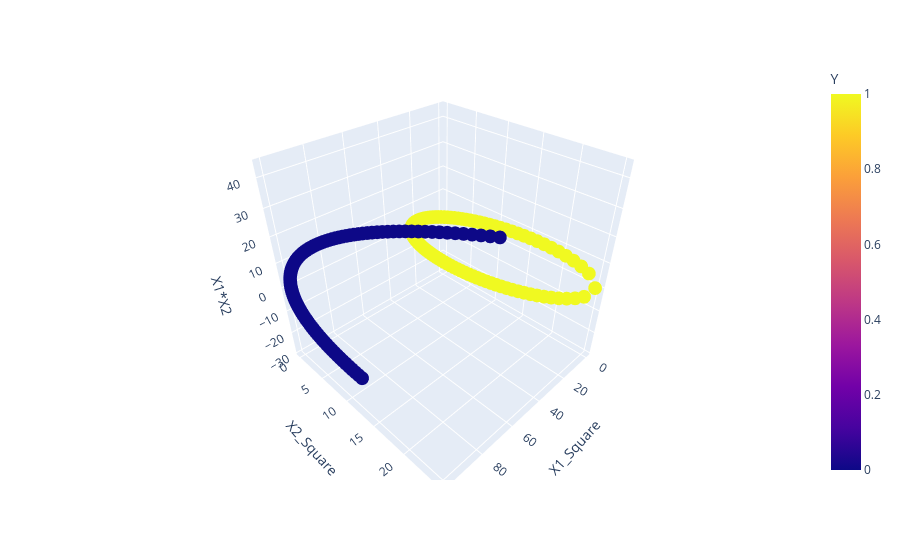

Notebook code cell kept with this figure:
### Code cell
fig = px.scatter_3d(df,x='X1_Square',y = 'X2_Square',z = 'X1*X2',color = 'Y')
fig.show()

### Figure 1 — Plotly figure (JSON) as saved in the notebook; plotly's stock layout.template omitted (floating-point values rounded to 4 significant figures; data arrays with more than 128 entries replaced by an {"elided": "..."} marker saying what was removed)
{"data": [{"hovertemplate": "X1_Square=%{x}<br>X2_Square=%{y}<br>X1*X2=%{z}<br>Y=%{marker.color}<extra></extra>", "legendgroup": "", "marker": {"color": {"elided": "400 int values"}, "coloraxis": "coloraxis", "symbol": "circle"}, "mode": "markers", "name": "", "scene": "scene", "showlegend": false, "type": "scatter3d", "x": {"elided": "400 float values"}, "y": {"elided": "400 float values"}, "z": {"elided": "400 float values"}}], "layout": {"coloraxis": {"colorbar": {"title": {"text": "Y"}}, "colorscale": [[0, "#0d0887"], [0.1111, "#46039f"], [0.2222, "#7201a8"], [0.3333, "#9c179e"], [0.4444, "#bd3786"], [0.5556, "#d8576b"], [0.6667, "#ed7953"], [0.7778, "#fb9f3a"], [0.8889, "#fdca26"], [1, "#f0f921"]]}, "legend": {"tracegroupgap": 0}, "margin": {"t": 60}, "scene": {"domain": {"x": [0, 1], "y": [0, 1]}, "xaxis": {"title": {"text": "X1_Square"}}, "yaxis": {"title": {"text": "X2_Square"}}, "zaxis": {"title": {"text": "X1*X2"}}}}}
